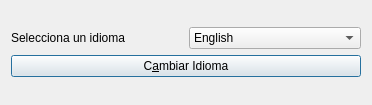
<ui version="4.0" >
 <class>frmLanguage</class>
 <widget class="QDialog" name="frmLanguage" >
  <property name="windowModality" >
   <enum>Qt::WindowModal</enum>
  </property>
  <property name="geometry" >
   <rect>
    <x>0</x>
    <y>0</y>
    <width>372</width>
    <height>105</height>
   </rect>
  </property>
  <property name="windowTitle" >
   <string>Dialog</string>
  </property>
  <property name="windowIcon" >
   <iconset resource="../images/glparchis.qrc" >:/glparchis/kbabel.png</iconset>
  </property>
  <layout class="QVBoxLayout" >
   <item>
    <layout class="QVBoxLayout" >
     <item>
      <layout class="QHBoxLayout" >
       <item>
        <widget class="QLabel" name="lbl" >
         <property name="text" >
          <string>Selecciona un idioma</string>
         </property>
        </widget>
       </item>
       <item>
        <widget class="QComboBox" name="cmb" >
         <item>
          <property name="text" >
           <string>English</string>
          </property>
         </item>
         <item>
          <property name="text" >
           <string>Español</string>
          </property>
         </item>
         <item>
          <property name="text" >
           <string>Français</string>
          </property>
         </item>
         <item>
          <property name="text" >
           <string>Русский</string>
          </property>
         </item>
        </widget>
       </item>
      </layout>
     </item>
     <item>
      <widget class="QPushButton" name="cmd" >
       <property name="text" >
        <string>C&amp;ambiar Idioma</string>
       </property>
       <property name="icon" >
        <iconset resource="../images/glparchis.qrc" >:/glparchis/kbabel.png</iconset>
       </property>
      </widget>
     </item>
    </layout>
   </item>
  </layout>
 </widget>
 <resources>
  <include location="../images/glparchis.qrc" />
 </resources>
 <connections/>
</ui>
